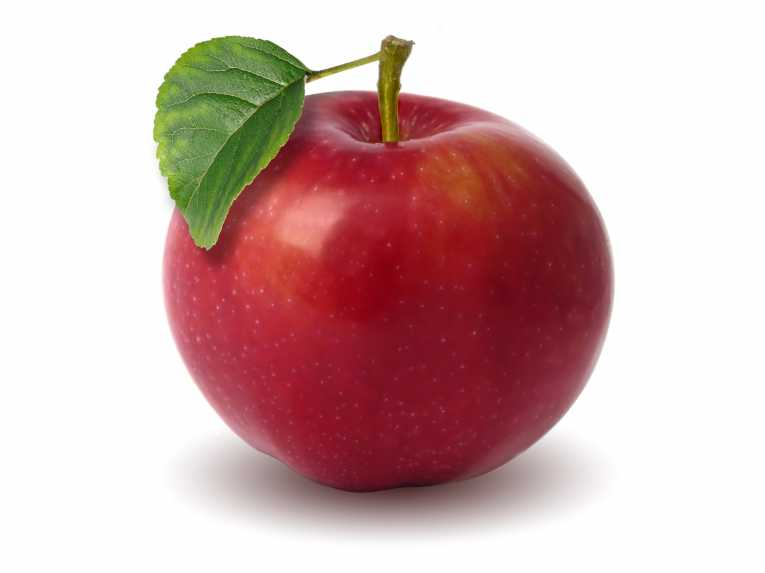
#> input picture dataset/original/apples/1.jpg, 765 x 573 px, found by its file name; its folder holds 3 pictures in this run
$ python preprocess.py
#> lines starting #> are read from the running program, lines starting #| are printed output that depends on the picture; after the words box and inside, x2 and y2 are one past the last pixel; in counts of white or black regions, pixels touching at a corner belong together; pictures that were not available may be replaced by others from this repository, and a replacement may not be noted
#> further down, img is the input picture: shape (573, 765, 3); mean B, G, R 177.3, 178.2, 210.1
### canny.py
import cv2
import numpy as np

def canny(img):
    gray = cv2.cvtColor(img, cv2.COLOR_BGR2GRAY)
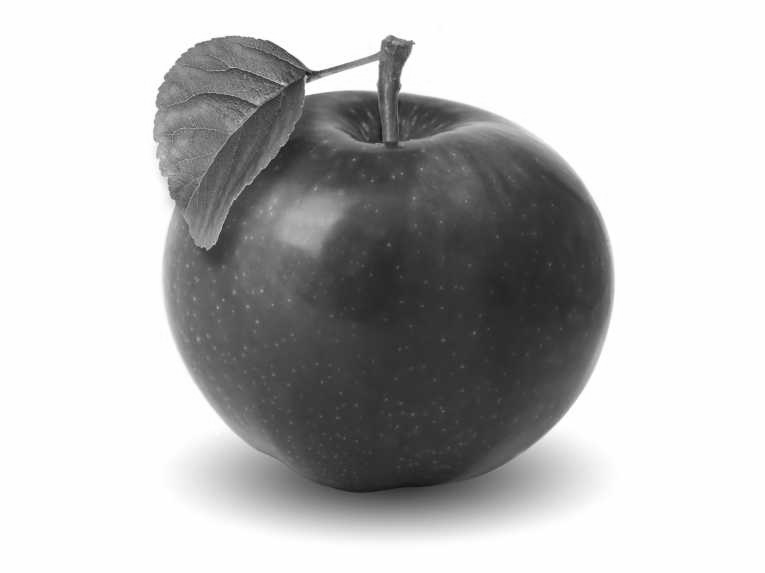
#> gray: shape (573, 765); min 18, max 255, mean 187.7
    blurred = cv2.GaussianBlur(gray, (3, 3), 0)
    mean = np.median(blurred)
#> mean = 254
    min_threshold = 0.66*mean
#> min_threshold = 167.6
    max_threshold = 1.33*mean
#> max_threshold = 337.8
    res = cv2.Canny(blurred, min_threshold, max_threshold)
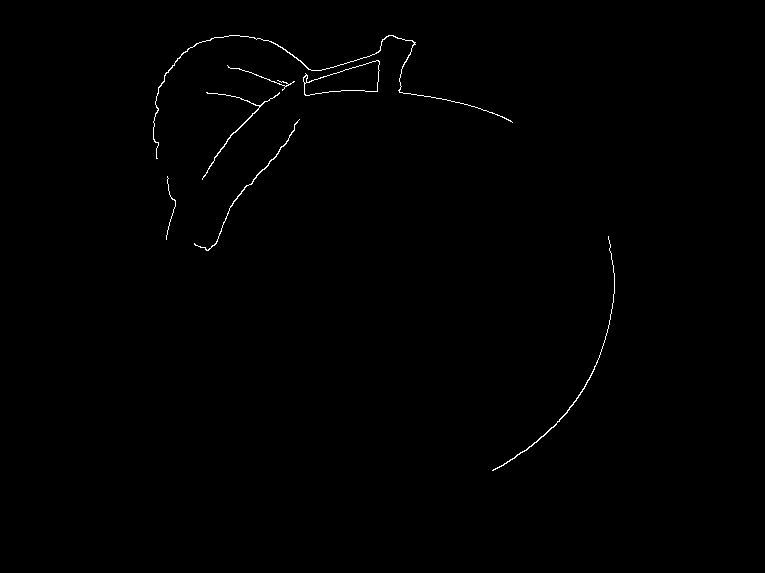
#> res: shape (573, 765); 0.41% white in thin lines or dots, all inside (x1, y1, x2, y2) = (153, 35, 615, 471)
    return res

### preprocess.py
import os
from canny import *

dirs = os.listdir("dataset/archive")

for dir in dirs:
    subdir = os.path.join('dataset', 'original', dir)
    print(subdir)
    for imgdir in os.listdir(subdir):
        img = cv2.imread(os.path.join(subdir,imgdir))
        cannyImg = canny(img)
        resdir = os.path.join('dataset','canny',dir)
        cv2.imwrite(os.path.join(resdir,imgdir+".jpg"),cannyImg)

$ run again, on dataset/original/apples/12.jpg
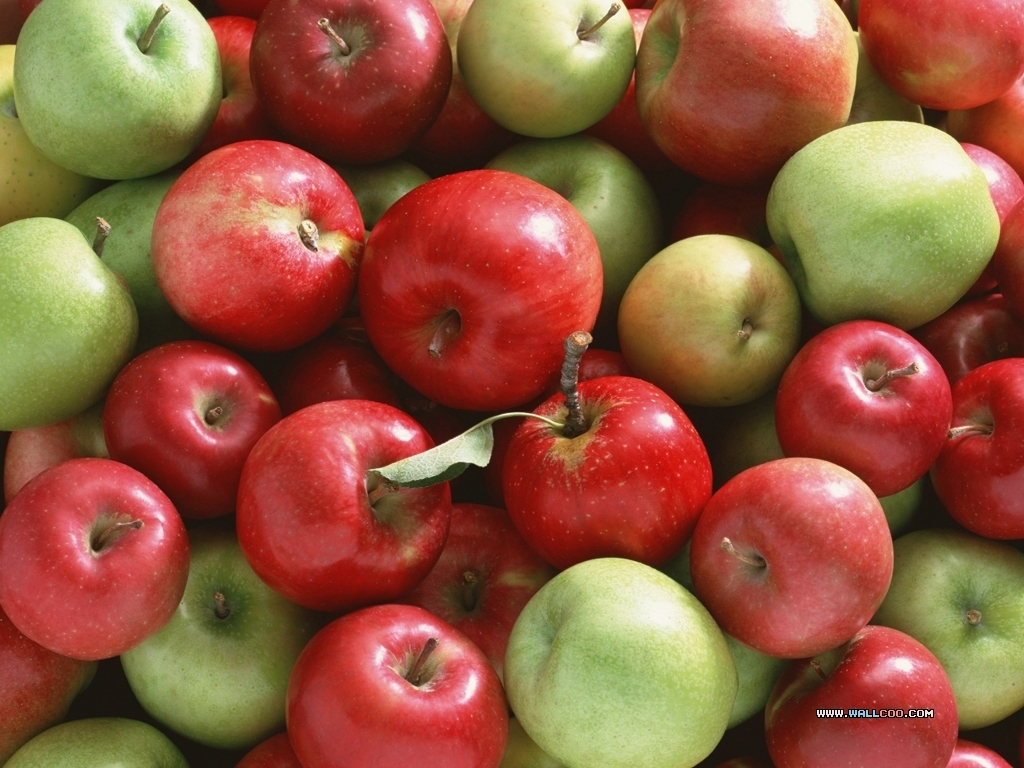
#> input picture dataset/original/apples/12.jpg, 1024 x 768 px, found by its file name
#> img is the input picture: shape (768, 1024, 3); mean B, G, R 62.1, 89, 145.4
#> in canny, `gray = cv2.cvtColor(img, cv2.COLOR_BGR2GRAY)`:
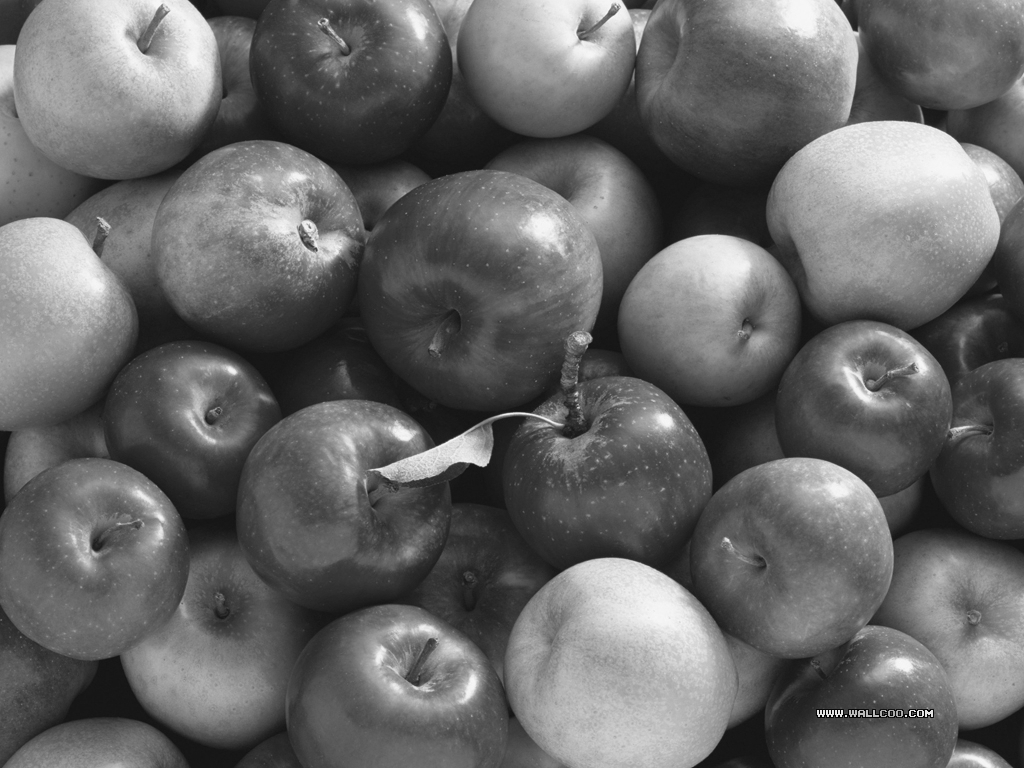
#> gray: shape (768, 1024); min 0, max 249, mean 102.8
#> mean = 93
#> min_threshold = 61.38
#> max_threshold = 123.7
#> in canny, `res = cv2.Canny(blurred, min_threshold, max_threshold)`:
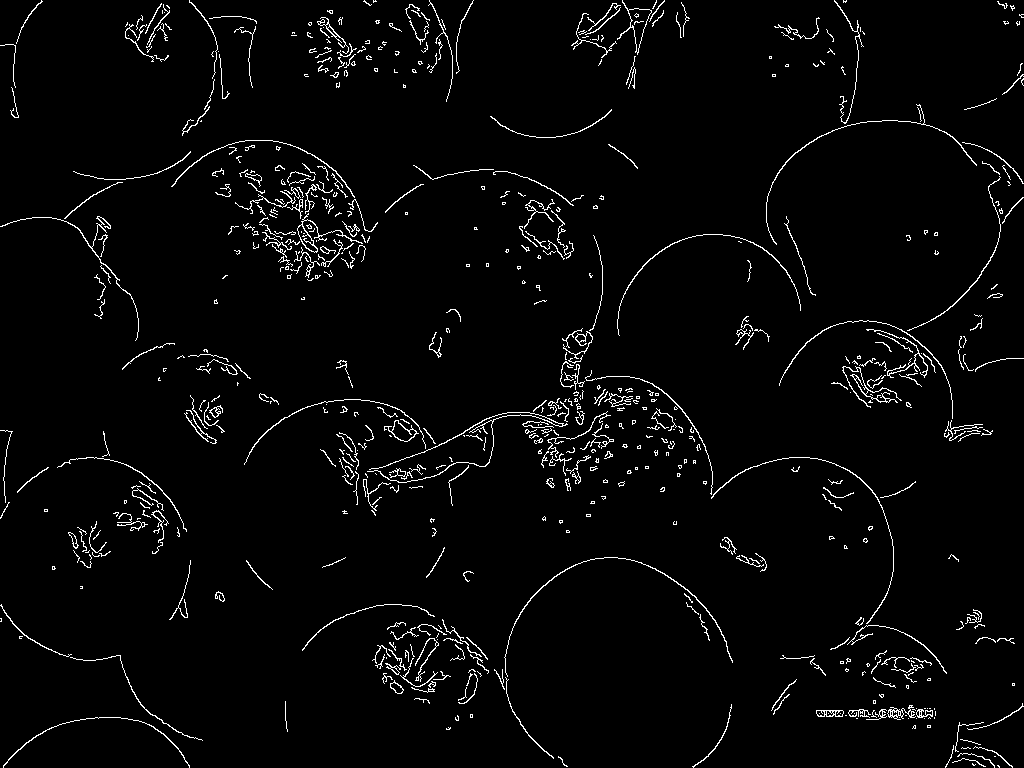
#> res: shape (768, 1024); 2.9% white in thin lines or dots

$ run again, on dataset/original/avocados/13.jpg
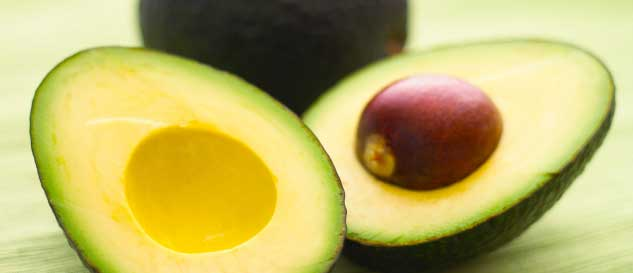
#> input picture dataset/original/avocados/13.jpg, 633 x 273 px, found by its file name
#> img is the input picture: shape (273, 633, 3); mean B, G, R 102.1, 177.5, 188.3
#> in canny, `gray = cv2.cvtColor(img, cv2.COLOR_BGR2GRAY)`:
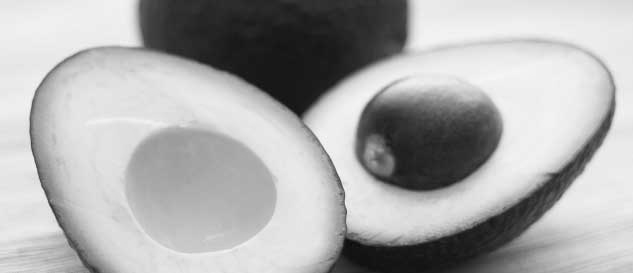
#> gray: shape (273, 633); min 9, max 249, mean 172.2
#> mean = 208
#> min_threshold = 137.3
#> max_threshold = 276.6
#> in canny, `res = cv2.Canny(blurred, min_threshold, max_threshold)`:
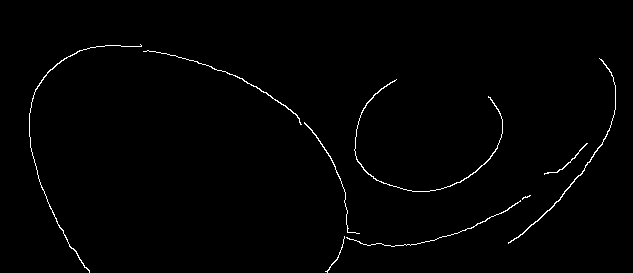
#> res: shape (273, 633); 1% white in thin lines or dots, all inside (x1, y1, x2, y2) = (29, 44, 616, 273)
